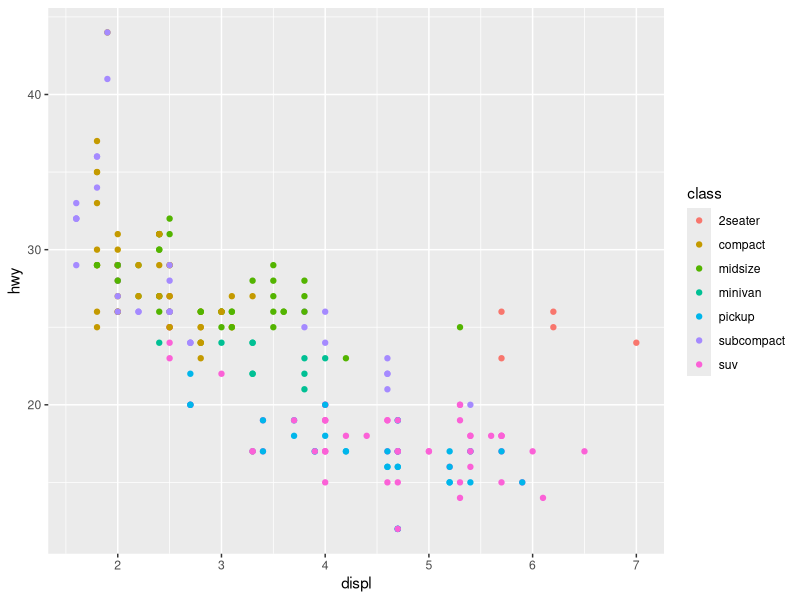
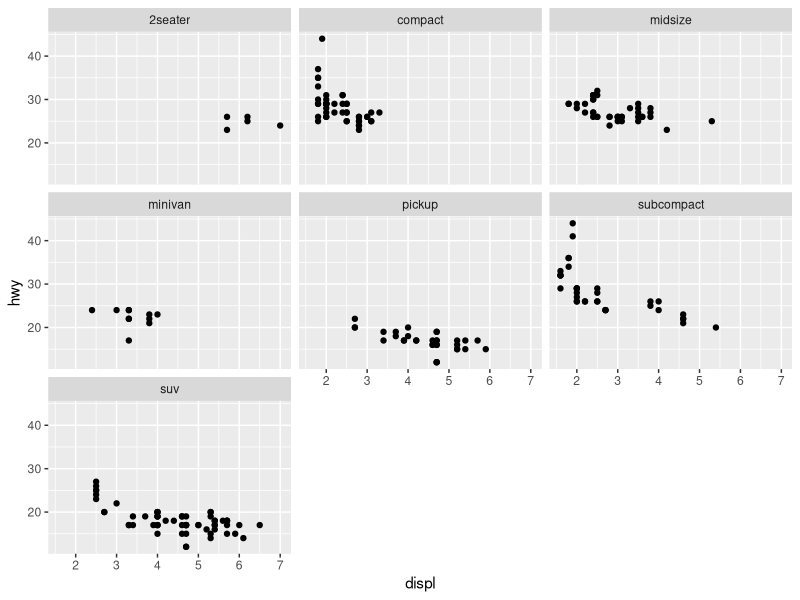
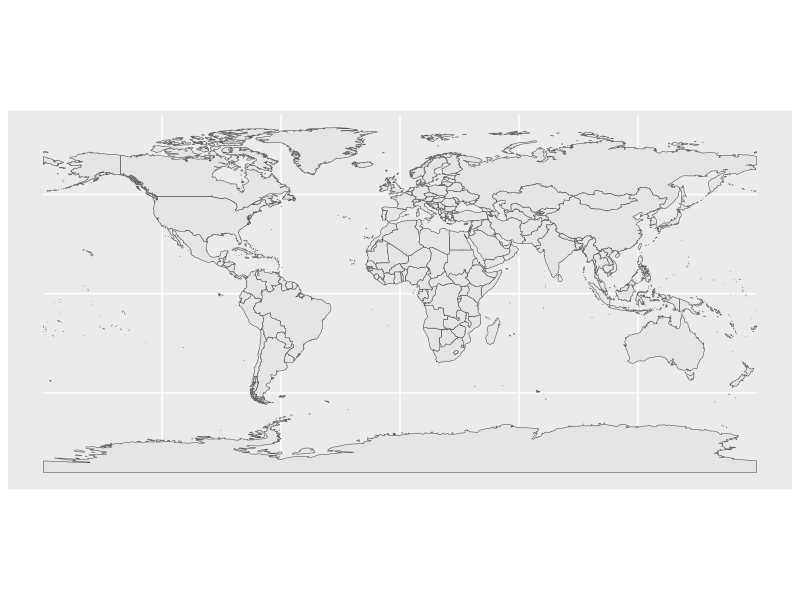
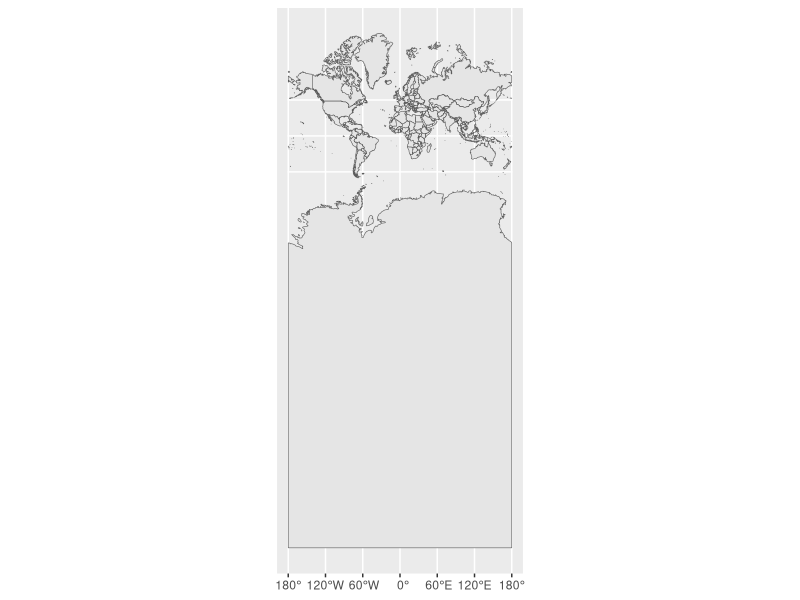
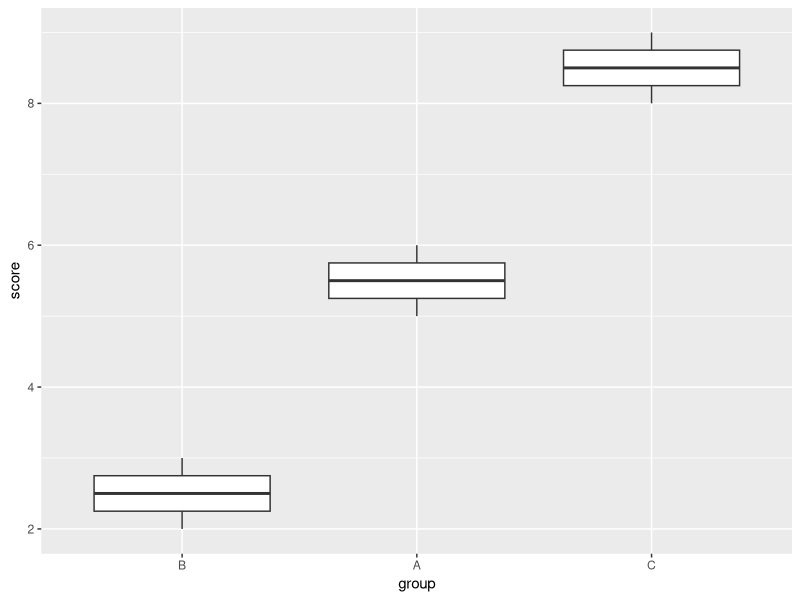
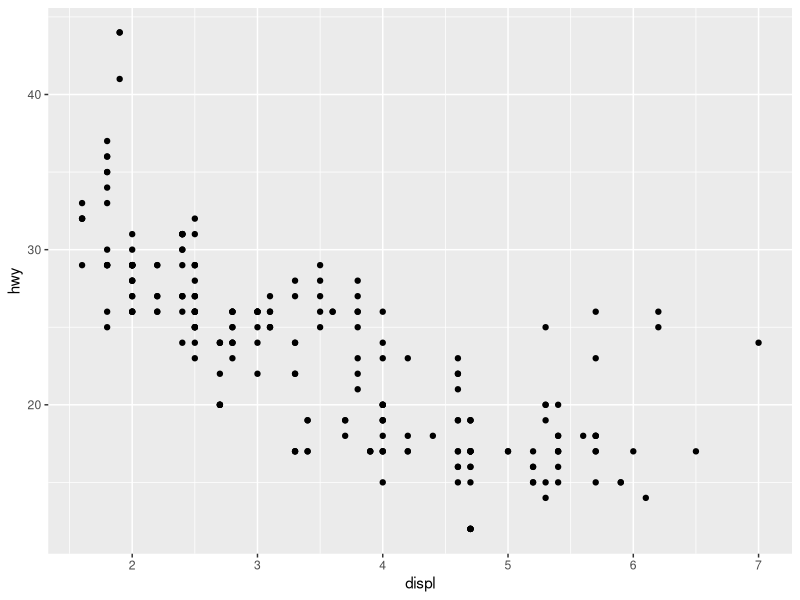

R code for these plots, in order:
## ---- chunk 1
library(ggplot2)

ggplot(mpg, aes(x = displ, y = hwy, color = class)) +
  geom_point()
## ---- chunk 2
library(ggplot2)

ggplot(mpg, aes(displ, hwy)) +
  geom_point() +
  facet_wrap(~ class)
## ---- chunk 3
library(ggplot2)

p <- ggplot(mpg, aes(displ, hwy)) + geom_point()
ggsave("mpg_scatter.png", plot = p, width = 6, height = 4)
## ---- chunk 4
library(sf)
library(rnaturalearth)

world <- ne_countries(scale = "medium", returnclass = "sf")
## ---- chunk 5
library(ggplot2)

ggplot(world) +
  geom_sf()
## ---- chunk 6
library(ggplot2)

ggplot(world) +
  geom_sf() +
  coord_sf(crs = "EPSG:3857")
## ---- chunk 7
library(dplyr)

tibble(x = c(-2, 0, 5)) |>
  mutate(sign = if_else(x >= 0, "nonnegative", "negative"))
## ---- chunk 8
library(dplyr)

tibble(score = c(95, 82, 71, 60)) |>
  mutate(letter = case_when(
    score >= 90 ~ "A",
    score >= 80 ~ "B",
    score >= 70 ~ "C",
    TRUE        ~ "D"
  ))
## ---- chunk 9
x <- c(1, NA, 3, NA)
is.na(x)
## ---- chunk 10
library(dplyr)

tibble(team = c("A","A","B","B"), points = c(3, 2, 5, 1)) |>
  count(team, wt = points, name = "total_points")
## ---- chunk 11
library(dplyr)

time <- c(730, 945, 1205)  # HHMM format as numbers
hour <- time %/% 100
minute <- time %% 100
tibble(time, hour, minute)
## ---- chunk 12
library(dplyr)

tibble(day = 1:5, value = c(10, 11, 15, 14, 20)) |>
  mutate(change_from_prev = value - lag(value))
## ---- chunk 13
x <- c(1, 10, 100, 1000)
log10(x)
## ---- chunk 14
library(stringr)

first <- c("Jack", "Ada")
last  <- c("Dong", "Lovelace")

str_c(first, " ", last)
## ---- chunk 15
library(glue)

name <- "Jack"
score <- 98
str_glue("{name} scored {score} on the exam.")
## ---- chunk 16
library(stringr)

s <- c("Macalester", "psychology")
str_length(s)
str_sub(s, 1, 3)
## ---- chunk 17
library(stringr)

emails <- c("a@macalester.edu", "b@gmail.com", "c@macalester.edu")
str_detect(emails, "@macalester\\.edu$")
## ---- chunk 18
library(stringr)

texts <- c("Order #A123", "Order #B55", "No order")
str_extract(texts, "#[A-Z][0-9]+")
## ---- chunk 19
library(stringr)

x <- c("apple pie", "apple juice")
str_replace(x, "apple", "orange")
str_replace_all("a1 b2 c3", "[0-9]", "X")
## ---- chunk 20
library(dplyr)
library(forcats)
library(ggplot2)

df <- tibble(
  group = factor(c("A","A","B","B","C","C")),
  score = c(5, 6, 2, 3, 9, 8)
)

df |>
  mutate(group = fct_reorder(group, score, .fun = mean)) |>
  ggplot(aes(group, score)) +
  geom_boxplot()
## ---- chunk 21
library(forcats)

f <- factor(c("medium","low","high","low"))
fct_relevel(f, "low", "medium", "high")
## ---- chunk 22
library(forcats)

f <- factor(c("cat","dog","dog","dog","bird"))
fct_infreq(f)
fct_rev(fct_infreq(f))
## ---- chunk 23
library(forcats)

f <- factor(c("freshman","sophomore","junior","senior","senior"))

fct_recode(f, "1st" = "freshman", "2nd" = "sophomore")

fct_collapse(
  f,
  "underclass" = c("freshman","sophomore"),
  "upperclass" = c("junior","senior")
)
## ---- chunk 24
library(lubridate)

today()
now()

ymd("2026-02-20")
ymd_hms("2026-02-20 14:30:00")
## ---- chunk 25
library(lubridate)

make_date(2026, 2, 20)
make_datetime(2026, 2, 20, 14, 30, 0)
## ---- chunk 26
library(lubridate)

dt <- ymd_hms("2026-02-20 14:37:22")
floor_date(dt, "hour")
ceiling_date(dt, "hour")
## ---- chunk 27
library(lubridate)

dt <- ymd_hms("2026-02-20 12:00:00", tz = "UTC")

with_tz(dt, "America/Chicago")
force_tz(dt, "America/Chicago")
## ---- chunk 28
library(tidyr)
library(dplyr)

df <- tibble(group = c("A", NA, NA, "B", NA), value = 1:5)

df |>
  fill(group)
## ---- chunk 29
library(dplyr)

x <- c(1, NA, 3)
coalesce(x, 0)
## ---- chunk 30
library(dplyr)

x <- c(10, -99, 7, -99)
na_if(x, -99)
## ---- chunk 31
library(tidyr)
library(dplyr)

df <- tibble(
  student = c("A","A","B"),
  week = c(1, 3, 1),
  score = c(10, 12, 9)
)

df |>
  complete(student, week = 1:3)
## ---- chunk 32
library(dplyr)

x <- tibble(id = c(1,2,3), name = c("a","b","c"))
y <- tibble(id = c(2,3))

anti_join(x, y, by = "id")
## ---- chunk 33
library(dplyr)

students <- tibble(id = c(1,2,3), name = c("A","B","C"))
grades   <- tibble(id = c(1,3), grade = c(90, 85))

left_join(students, grades, by = "id")
## ---- chunk 34
library(dplyr)

inner_join(students, grades, by = "id")
full_join(students, grades, by = "id")
right_join(students, grades, by = "id")
## ---- chunk 35
library(dplyr)

semi_join(students, grades, by = "id")
anti_join(students, grades, by = "id")
